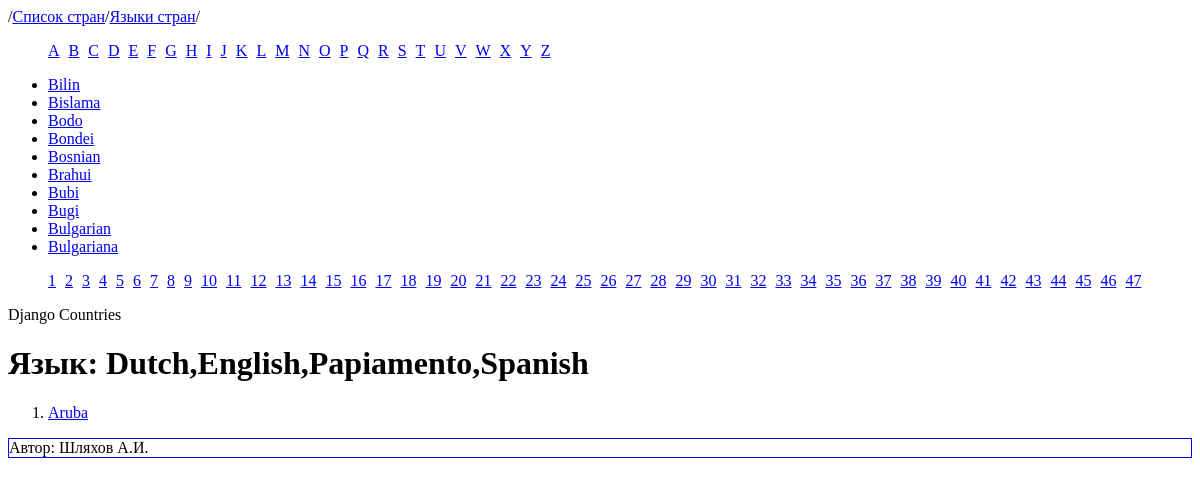
The page /countries-list/special-language/Dutch,English,Papiamento,Spanish/?page=6 on the database its author committed.
### MainApp/models.py (models this page shows)
class Country(models.Model):
    country = models.CharField(max_length=100)
    languages = models.CharField(max_length=200)

### MainApp/views.py (the view)
# urls.py: path('countries-list/special-language/<str:language>/', views.countries_with_spec_lang),
def countries_with_spec_lang(request, language):
    match_countrires = []
    countries = Country.objects.all()
    unic_language_list = sorted(set([language for country in countries
                                     for language in country.languages.split(',')]))
    for country in countries:
        if language in country.languages:
            match_countrires.append(country.country)
    paginator = Paginator(unic_language_list, 10)
    page_number = request.GET.get('page')
    page_obj = paginator.get_page(page_number)
    context = {
        "countries": match_countrires,
        'language': language,
        "alfabet": ascii_uppercase,
        'page_obj': page_obj,
    }
    return render(request, "countries_with_spec_lang.html", context)

### templates/countries_with_spec_lang.html (shortened to what this page needs)
{% extends "base_languages_page.html" %}
{% block content %}
    <h1>Язык: {{ language }}</h1>
    <ol>
    {% for country in countries %}
    <li><a href="/countries-list/{{ country }}">{{ country }}</a></li>
    {% endfor %}
    </ol>
{% endblock %}

### templates/base_languages_page.html (shortened to what this page needs)
<!DOCTYPE html>
<html lang="en">
<head>
</head>
<body>
<nav class="menu">
    /<a href="{% url 'countries-list' %}">Список стран</a>/<a href="{% url 'languages-list' %}">Языки стран</a>/
</nav>
<ul class="alfabet">
{% for char in alfabet %}
    <li><a href="/languages/alfabet/languages-that-start-with-{{ char }}">{{ char }}</a></li>
{% endfor %}
</ul>
<ul>
{% for language in page_obj %}
<li><a href="/countries-list/special-language/{{ language}}">{{ language }}</a></li>
{% endfor %}
</ul>
<nav>
    <ul class="paginator">
        {% if page_obj.paginator.page_range|length > 1 %}
            {% for p in page_obj.paginator.page_range %}
            <li>
                <a href="?page={{ p }}">{{ p }}</a>
            </li>
            {% endfor %}
        {% endif %}
    </ul>
</nav>
<header>
    Django Countries
</header>
<main>
{% block content %}
    {% endblock %}
</main>
<footer>
    Автор: Шляхов А.И.
</footer>
</body>
</html>

### templates/base_languages_page.html (style rules this page uses)
footer { border: 1px solid blue; }
ul.alfabet li { display: inline-block; margin: 0; margin-right: 5px; }
ul.paginator li { display: inline-block; margin: 0; margin-right: 5px; }

### rows shown on the page
Country: page_obj "Bosnian"
Country: languages "Dutch,English,Papiamento,Spanish", countries "Aruba"

### other values the page prints
{{ char }} "A" "B" "C" "D" "E" "F" "G" "H" "I" "J" "K" "L" "M" "N" "O" "P" "Q" "R" "S" "T" "U" "V" "W" "X" "Y" "Z"
{{ language }} "Bilin" "Bislama" "Bodo" "Bondei" "Brahui" "Bubi" "Bugi" "Bulgarian" "Bulgariana"
{{ p }} "1" "2" "3" "4" "5" "6" "7" "8" "9" "10" "11" "12" "13" "14" "15" "16" "17" "18" "19" "20" "21" "22" "23" "24" "25" "26" "27" "28" "29" "30" "31" "32" "33" "34" "35" "36" "37" "38" "39" "40" "41" "42" "43" "44" "45" "46" "47"
